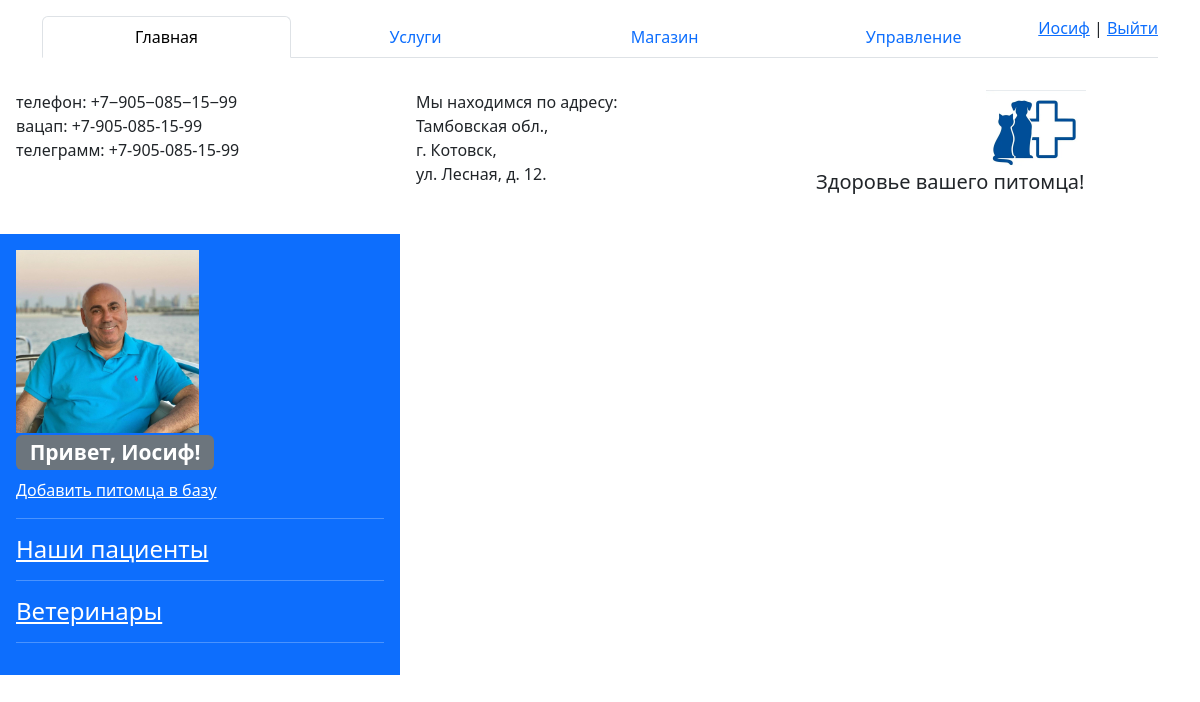
The page / (signed in) on the database its author committed.
### users/models.py (models this page shows)
class User(AbstractUser):
    photo = models.ImageField(upload_to='users/%Y/%m/%d/', blank=True, null=True,verbose_name='Фотография') # по идее должно автоматически после миграции создаться папка медея для сохранения фотографий
    date_birth = models.DateTimeField(blank=True, null=True, verbose_name='Дата рождения')

### clinic/views.py (the view)
# urls.py: path('', views.PetHome.as_view(), name='home'),
class PetHome(DataMixin, ListView): # главная страница. DataMixin - наполнение шаблонов стандартной информацией - записывают его первым
    template_name = 'clinic/index.html'
    title_page = 'Главная страница' # название в пути, формируется в классе DataMixin
    def get_queryset(self): # формирует параметр для пути, открывать выбранную позицию
        return Pet.objects.all()
    def get_context_data(self, **kwargs):
        context = super().get_context_data(**kwargs)
        user = self.request.user
        user_first_name = user.username if user.is_authenticated else 'Гость'
        context['user_first_name'] = f'Привет, {user_first_name}!'
        context['avatar'] = settings.DEFAULT_USER_IMAGE # берем путь из функции в сетинге, чтобы если вдруг что-то поменяется, фото всегда было доступно
        return context

### templates/clinic/index.html
{% load static %}
{% block menu %}
    {% include 'clinic/includes/block_menu.html' %}
{% endblock menu %}
{% block content %}
<div class="container-fluid mt-3">
    <div class="row">
    <div class="col-sm-4 p-3 bg-primary text-white">
        {% if user.photo %}
            <img src="{{ user.photo.url }}" style="width: 183px" alt="foto">
        {% else %}
            <img src="{{ avatar }}" style="width: 183px" alt="foto">
        {% endif %}
         <h3 style="color: brown"><span class="badge bg-secondary"><span style="color: white">{{ user_first_name }} </span></span></h3>
        {% if user.username %}
            <a href="{% url 'edit_a_profile' %}" style="color: white">Добавить питомца в базу</a>
            {% else %}
            <a href="{% url 'users:login' %}" style="color: white">Добавить питомца в базу/только авторизированным пользователям</a>
        {% endif %}
        <hr>
        <a href="{% url 'allpet' %}" style="color: white"><h4>Наши пациенты</h4></a>
        <hr>
        <a href="{% url 'allvet' %}" style="color: white"><h4>Ветеринары</h4></a>
        <hr>
    </div>
    <div class="col-sm-8 p-3 text-white">
    </div>
  </div>
</div>
{% endblock content %}

### templates/clinic/includes/block_menu.html (shortened to what this page needs)
{% load static %}
    <!DOCTYPE html>
<html lang="en">
<head>
    <link href="https://cdn.jsdelivr.net/npm/bootstrap@5.3.2/dist/css/bootstrap.min.css" rel="stylesheet">
    <link rel="stylesheet" href="{% static 'css/index.css' %}">
</head>
    <nav class="container mt-3">
        <ul class="nav nav-tabs nav-justified">
            <li class="nav-item">
                <a class="nav-link active" href="{% url 'home' %}">Главная</a>
            </li>
            <li class="nav-item">
                <a class="nav-link" href="{% url 'services' %}">Услуги</a>
            </li>
            <li class="nav-item">
                <a class="nav-link" href="{% url 'shop:home_shop' %}">Магазин</a>
            </li>
            <li class="nav-item">
                <a class="nav-link" href="{% url 'admin:index' %}">Управление</a>
            </li>
            {% if user.is_authenticated %}
                 <li class="last"><a href="{% url 'users:profile' %}">{{ user.username }}</a> | <a href="{% url 'users:logout' %}">Выйти</a></li>
            {% else %}
                <li class="nav-item"><a href="{% url 'users:login' %}">Войти</a> | <a href="{% url 'users:register' %}">Регистрация</a></li>
            {% endif %}
            </ul>
    </nav>
<div class="container-fluid mt-3">
  <div class="row">
        <div class="col p-3 text-bg-color">
            телефон: +7‒905‒085‒15‒99<br/>
            вацап: +7-905-085-15-99<br/>
            телеграмм: +7-905-085-15-99<br/>
        </div>
        <div class="col p-3 text-bg-color">
            <p>Мы находимся по адресу:<br/> Тамбовская обл.,<br/> г. Котовск,<br/> ул. Лесная, д. 12.</p>
        </div>
        <div class="col p-3 text-bg-color">
            <img src="{% static 'clinic/img/logo_link/logo1.png' %}" alt="Foto logo" width="100" style="margin-left: 170px">
            <h5>Здоровье вашего питомца!</h5>
        </div>
    </div>
</div>

### rows shown on the page
User: username "Иосиф", photo (picture)

### other values the page prints
{{ user_first_name }} "Привет, Иосиф!"
